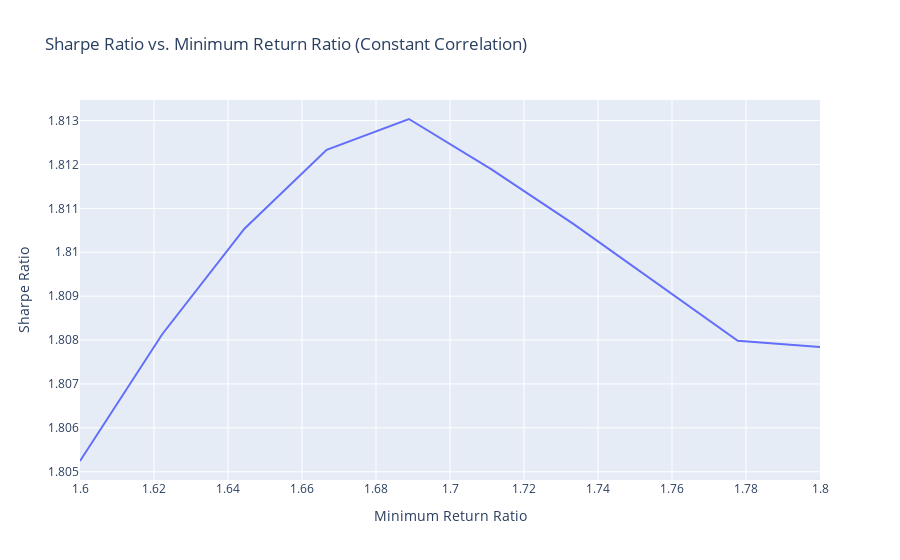

This figure's notebook cell:
### Code cell
fig = px.line(results_df, 
              x='Minimum Return Ratio', 
              y="Sharpe Ratio", 
              title="Sharpe Ratio vs. Minimum Return Ratio (Sample Covariance w/ Shrinkage)")
fig.show()

### Figure 1 — Plotly figure (JSON) as saved in the notebook; plotly's stock layout.template omitted (floating-point values rounded to 4 significant figures)
{"data": [{"hovertemplate": "Minimum Return Ratio=%{x}<br>Sharpe Ratio=%{y}<extra></extra>", "legendgroup": "", "line": {"color": "#636efa", "dash": "solid"}, "marker": {"symbol": "circle"}, "mode": "lines", "name": "", "orientation": "v", "showlegend": false, "type": "scatter", "x": [1.6, 1.622, 1.644, 1.667, 1.689, 1.711, 1.733, 1.756, 1.778, 1.8], "xaxis": "x", "y": [1.805, 1.808, 1.811, 1.812, 1.813, 1.812, 1.811, 1.809, 1.808, 1.808], "yaxis": "y"}], "layout": {"legend": {"tracegroupgap": 0}, "title": {"text": "Sharpe Ratio vs. Minimum Return Ratio (Constant Correlation)"}, "xaxis": {"anchor": "y", "domain": [0, 1], "title": {"text": "Minimum Return Ratio"}}, "yaxis": {"anchor": "x", "domain": [0, 1], "title": {"text": "Sharpe Ratio"}}}}
